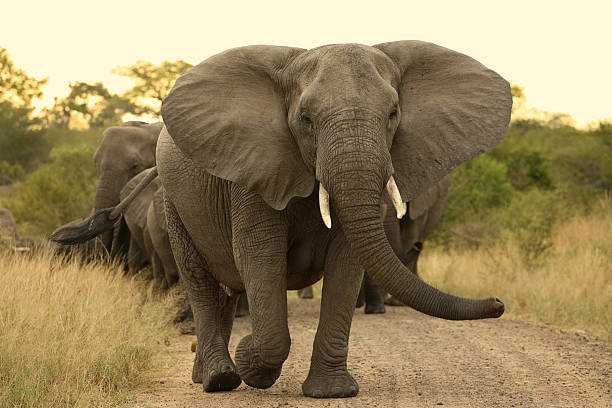
#> input picture SIFT/images/image1.jpg, 612 x 408 px
$ python sift.py
#> lines starting #> are read from the running program, lines starting #| are printed output that depends on the picture
import cv2
import numpy as np
import matplotlib.pyplot as plt


def sift_match_beautiful(img1_path, img2_path, min_match_count=10, output_file=None):
    """
    SIFT + ratio test + homography + nice visualization
    """
#> called with img1_path = 'images/image1.jpg', img2_path = 'images/image2.png', min_match_count = 12, output_file = 'matching_results.txt'
    # Read images
    img1 = cv2.imread(img1_path, cv2.IMREAD_GRAYSCALE)
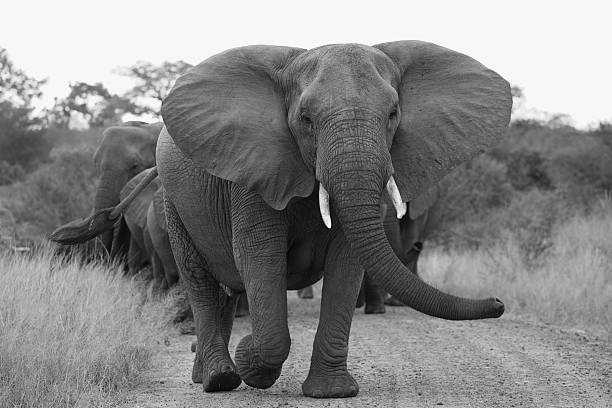
#> img1: shape (408, 612); min 0, max 255, mean 134
    img2 = cv2.imread(img2_path, cv2.IMREAD_GRAYSCALE)
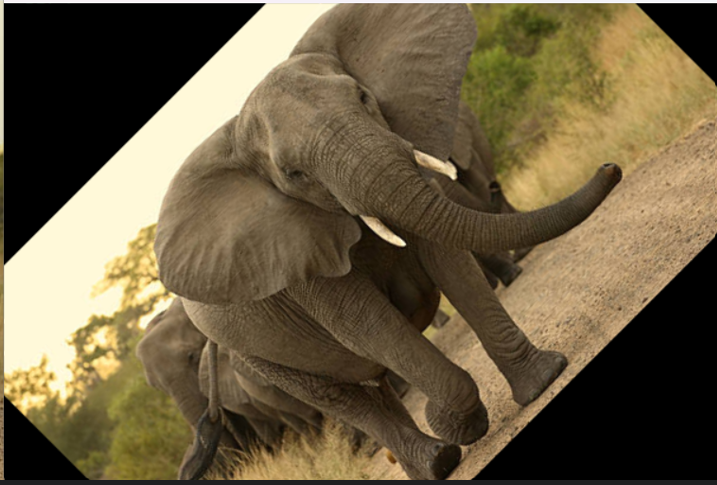
#> input picture SIFT/images/image2.png, 717 x 485 px
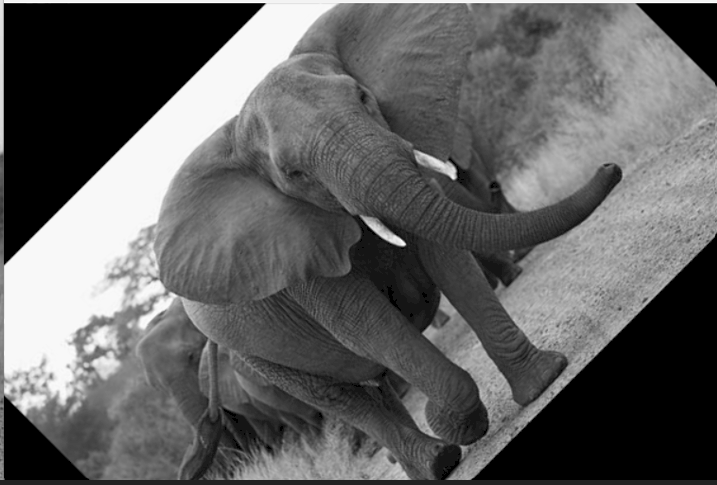
#> img2: shape (485, 717); min 0, max 255, mean 96.8

    if img1 is None or img2 is None:
        raise FileNotFoundError("One or both images could not be read")

    # Initiate SIFT detector
    sift = cv2.SIFT_create(nfeatures=8000,
                           contrastThreshold=0.03,
                           edgeThreshold=10,
                           sigma=1.6)

    # find the keypoints and descriptors
    kp1, des1 = sift.detectAndCompute(img1, None)
#> kp1 = 1580 keypoints; strongest (x, y, size): (329, 225, 3.3), (328, 224, 4.2), (399, 216, 3.4), (401, 212, 6.2)
    kp2, des2 = sift.detectAndCompute(img2, None)
#> kp2 = 2382 keypoints; strongest (x, y, size): (259, 6, 4.9), (401, 243, 5.4), (6, 6, 4.4), (641, 5, 4)

    print(f"Keypoints:  img1 = {len(kp1):4d}   img2 = {len(kp2):4d}")
#| Keypoints:  img1 = 1580   img2 = 2382

    #  FLANN based matcher (faster for SIFT)
    FLANN_INDEX_KDTREE = 1
    index_params = dict(algorithm=FLANN_INDEX_KDTREE, trees=5)
    search_params = dict(checks=50)

    flann = cv2.FlannBasedMatcher(index_params, search_params)
    matches = flann.knnMatch(des1, des2, k=2)
#> matches = 1580 matches

    # Apply Lowe's ratio test
    good = []
    for i, (m, n) in enumerate(matches):
        if m.distance < 0.75 * n.distance:
            good.append(m)
#> after the loop, good = 471 matches

    print(f"Good matches after ratio test: {len(good)}")
#| Good matches after ratio test: 471

    # Visualize matches (two common styles)

    #Classic matching lines
    draw_params = dict(
        matchColor=(0, 255, 0),      # draw matches in green
        singlePointColor=None,
        flags=cv2.DrawMatchesFlags_DEFAULT
    )

    img_matches = cv2.drawMatches(
        img1, kp1, img2, kp2, good, None,
        **draw_params
    )
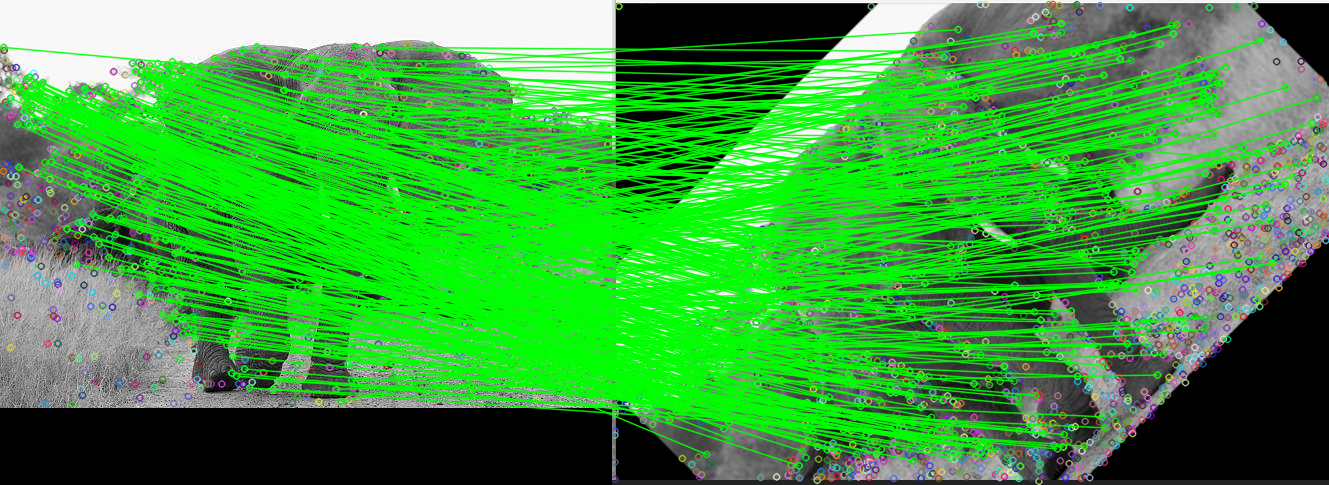
#> img_matches: shape (485, 1329, 3); mean of channels 0, 1, 2 62.9, 157.4, 62.8; drawn as B, G, R

    # Only show "confident" matches with homography ──
    if len(good) >= min_match_count:

        src_pts = np.float32([kp1[m.queryIdx].pt for m in good]).reshape(-1, 1, 2)
#> src_pts = 471 rows, first 8: [3.34, 46.96], [10.18, 97.59], [13.97, 86.1], [17.27, 124], [18.63, 166.7], [19.13, 86.95], [19.67, 92.05], [23.43, 98.86]
        dst_pts = np.float32([kp2[m.trainIdx].pt for m in good]).reshape(-1, 1, 2)
#> dst_pts = 471 rows, first 8: [612.4, 157.6], [29.41, 402.9], [22.9, 390.5], [57.18, 419.7], [94.18, 454.1], [27.91, 386.8], [32.69, 390.4], [41.46, 393]

        # Find homography
        H, mask = cv2.findHomography(src_pts, dst_pts, cv2.RANSAC, 5.0)
#> H = [[0.836, 0.836, -60.79], [-0.836, 0.835, 330.1], [1.1e-06, -1.7e-06, 1]]; mask = 471 values, max 1 at index 1, min 0 at index 0, mean 0.977
        matchesMask = mask.ravel().tolist()
#> matchesMask has the same summary as mask

        print(f"Inliers after RANSAC: {sum(matchesMask)} / {len(good)}")
#| Inliers after RANSAC: 460 / 471

        draw_params = dict(
            matchColor=(0, 255, 0),
            singlePointColor=(0, 0, 255),
            matchesMask=matchesMask,
            flags=cv2.DrawMatchesFlags_DEFAULT
        )
#> draw_params = 4 items

        img_inliers = cv2.drawMatches(
            img1, kp1, img2, kp2, good, None,
            **draw_params
        )
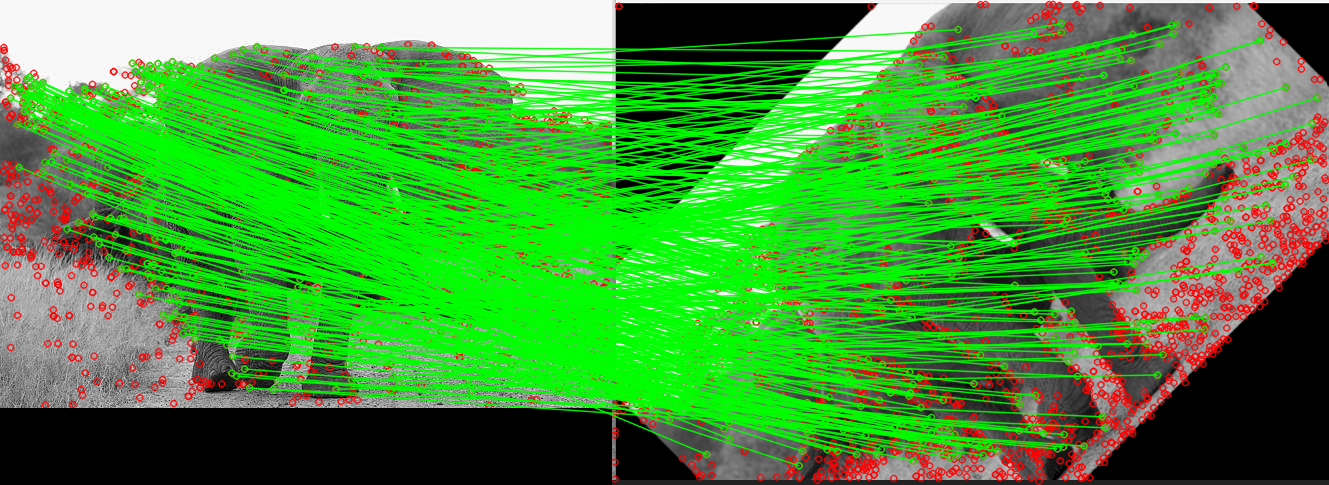
#> img_inliers: shape (485, 1329, 3); mean of channels 0, 1, 2 56.7, 149.8, 70.2; drawn as B, G, R

        h, w = img1.shape
#> h = 408; w = 612
        pts = np.float32([[0, 0], [0, h-1], [w-1, h-1], [w-1, 0]]).reshape(-1, 1, 2)
#> pts = [[0, 0], [0, 407], [611, 407], [611, 0]]
        dst = cv2.perspectiveTransform(pts, H)
#> dst = [[-60.79, 330.1], [279.6, 670.5], [790.5, 159.4], [450, -180.4]]

        img2_with_box = cv2.polylines(
            cv2.cvtColor(img2, cv2.COLOR_GRAY2BGR),
            [np.int32(dst)], True, (0, 255, 255), 3, cv2.LINE_AA
        )

    else:
        print("Not enough good matches → Homography skipped")
        img_inliers = None
        img2_with_box = None

    # ── Save results
    plt.figure(figsize=(14, 10))

    plt.subplot(2, 2, 1)
    plt.imshow(img1, cmap='gray')
    plt.title('Image 1 (query)')

    plt.subplot(2, 2, 2)
    plt.imshow(img2, cmap='gray')
    plt.title('Image 2 (scene)')

    plt.subplot(2, 1, 2)
    plt.imshow(cv2.cvtColor(img_matches, cv2.COLOR_BGR2RGB))
    plt.title(f'All good matches (ratio < 0.75) — {len(good)} matches')

    plt.tight_layout()
    plt.savefig('all_matches.png', dpi=300, bbox_inches='tight')
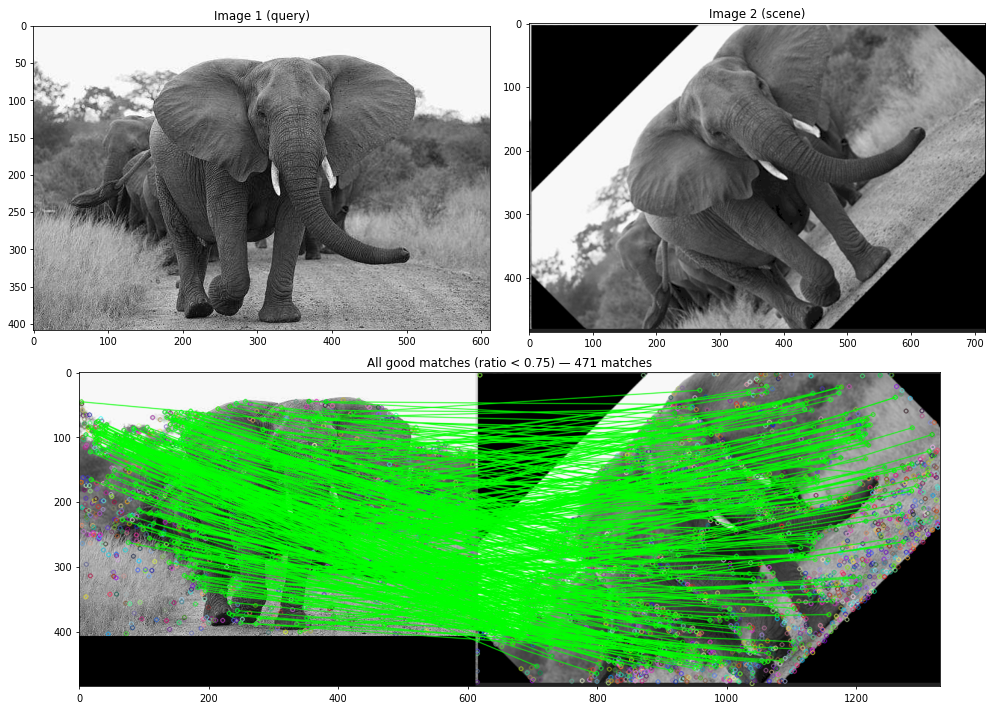
#> figure drawn by matplotlib, 3 panels
    plt.close()

    # second figure with inliers + projection box
    if img_inliers is not None:
        plt.figure(figsize=(14, 6))

        plt.subplot(1, 2, 1)
        plt.imshow(cv2.cvtColor(img_inliers, cv2.COLOR_BGR2RGB))
        plt.title(f'Inlier matches after RANSAC ({sum(matchesMask)})')

        plt.subplot(1, 2, 2)
        plt.imshow(cv2.cvtColor(img2_with_box, cv2.COLOR_BGR2RGB))
        plt.title('Projected region from img1 → img2')

        plt.tight_layout()
        plt.savefig('inliers_and_projection.png', dpi=300, bbox_inches='tight')
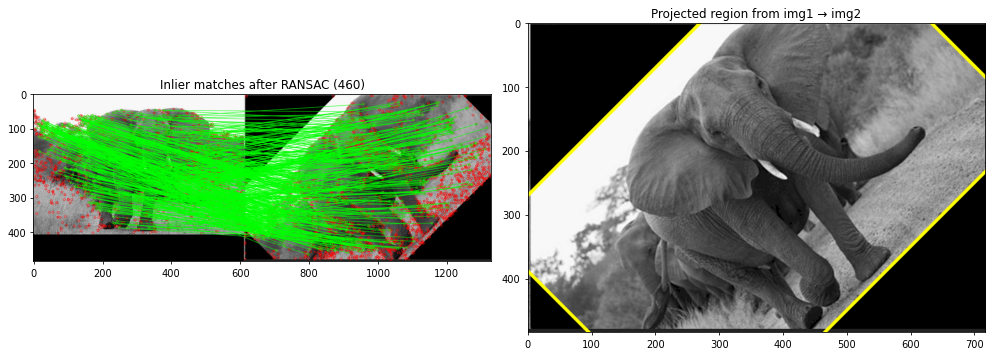
#> figure drawn by matplotlib, 2 panels
        plt.close()

    # Save text results
    if output_file:
        with open(output_file, 'w') as f:
            f.write(f"Keypoints: img1 = {len(kp1)}, img2 = {len(kp2)}\n")
            f.write(f"Good matches after ratio test: {len(good)}\n")
            if len(good) >= min_match_count:
                f.write(f"Inliers after RANSAC: {sum(matchesMask)} / {len(good)}\n")
                f.write("Homography matrix:\n")
                f.write(str(H) + "\n")
            else:
                f.write("Not enough good matches → Homography skipped\n")


if __name__ == "__main__":

    # Change these paths
    path1 = "images/image1.jpg"
    path2 = "images/image2.png"

    try:
        sift_match_beautiful(path1, path2, min_match_count=12, output_file='matching_results.txt')
        print("Results saved to 'matching_results.txt' and images saved.")
    except Exception as e:
        print("Error:", str(e))
